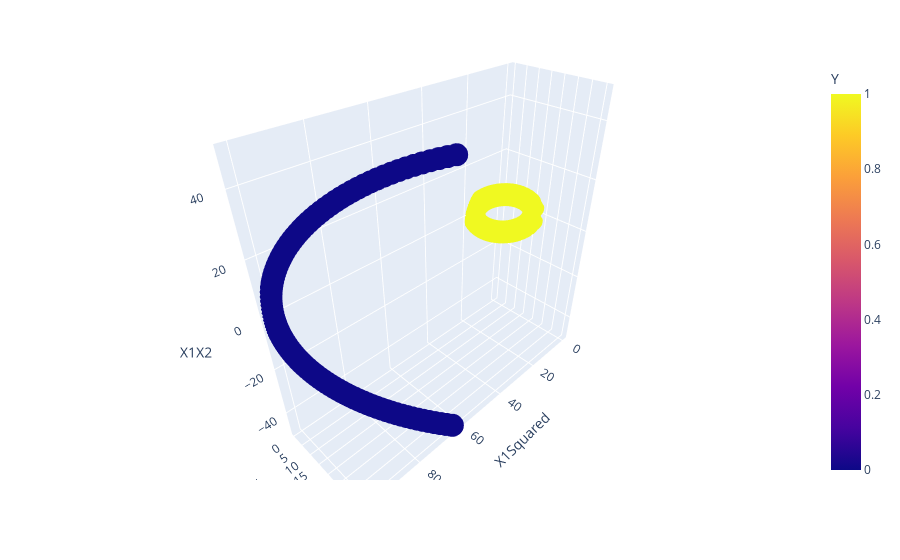

Notebook code cell kept with this figure:
### Code cell
import plotly.express as px
fig = px.scatter_3d(df1, x='X1Squared', y='X2Squared', z='X1X2', color='Y')
fig.show()

### Figure 1 — Plotly figure (JSON) as saved in the notebook; plotly's stock layout.template omitted (floating-point values rounded to 4 significant figures; data arrays with more than 128 entries replaced by an {"elided": "..."} marker saying what was removed)
{"data": [{"hovertemplate": "X1Squared=%{x}<br>X2Squared=%{y}<br>X1X2=%{z}<br>Y=%{marker.color}<extra></extra>", "legendgroup": "", "marker": {"color": {"elided": "332 int values"}, "coloraxis": "coloraxis", "symbol": "circle"}, "mode": "markers", "name": "", "scene": "scene", "showlegend": false, "type": "scatter3d", "x": {"elided": "332 float values"}, "y": {"elided": "332 float values"}, "z": {"elided": "332 float values"}}], "layout": {"coloraxis": {"colorbar": {"title": {"text": "Y"}}, "colorscale": [[0, "#0d0887"], [0.1111, "#46039f"], [0.2222, "#7201a8"], [0.3333, "#9c179e"], [0.4444, "#bd3786"], [0.5556, "#d8576b"], [0.6667, "#ed7953"], [0.7778, "#fb9f3a"], [0.8889, "#fdca26"], [1, "#f0f921"]]}, "legend": {"tracegroupgap": 0}, "margin": {"t": 60}, "scene": {"domain": {"x": [0, 1], "y": [0, 1]}, "xaxis": {"title": {"text": "X1Squared"}}, "yaxis": {"title": {"text": "X2Squared"}}, "zaxis": {"title": {"text": "X1X2"}}}}}
